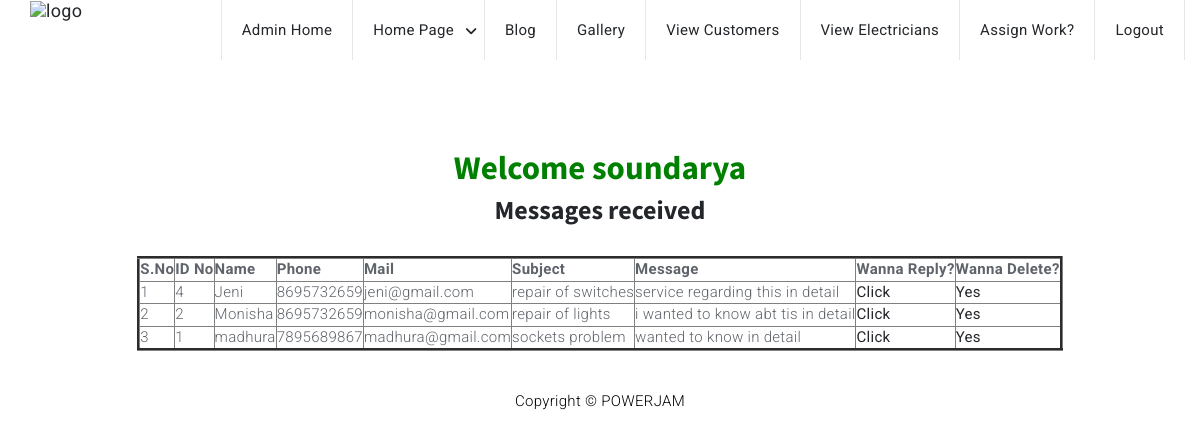
Screenshot of /admin_home.php (signed in) with the database file from the repository.
### tables this page shows
CREATE TABLE `contact` (
  `id` int(5) NOT NULL,
  `name` varchar(50) NOT NULL,
  `phone` varchar(10) NOT NULL,
  `email` varchar(50) NOT NULL,
  `subject` varchar(200) NOT NULL,
  `message` varchar(500) NOT NULL
);

### admin_home.php (the view, shortened to what this page needs)
<?php
	include"database.php";
?>
<!DOCTYPE html>
<html lang="en">
<head>
	<link type="text/css" rel="stylesheet" href="css/bootstrap.min.css" />
	<link type="text/css" rel="stylesheet" href="css/owl.carousel.css" />
	<link type="text/css" rel="stylesheet" href="css/owl.theme.default.css" />
	<link rel="stylesheet" href="css/font-awesome.min.css">
	<link type="text/css" rel="stylesheet" href="css/style.css" />
</head>
<body style="text-align: center;" background="./img/bk.jpg">
	<?php include"admin_menubar.php";
	?>
		<br><br><br><br>
					<center>
					<br><br><br>
										<h2 style="color:green">Welcome <?php echo $_SESSION["ANAME"]; ?></h2>
						<h3 >Messages received</h3><br>
					<table border="3px" cellspacing="10" >
						<tr>
							<th>S.No</th>
							<th>ID No</th>
							<th>Name</th>
							<th>Phone</th>
							<th>Mail</th>
							<th>Subject</th>
							<th>Message</th>
							<th>Wanna Reply?</th>
							<th>Wanna Delete?</th>
						</tr>
						<?php
							$s="select * from contact order by id desc";
							$res=$db->query($s);
							if($res->num_rows>0)
							{
								$i=0;
								while($r=$res->fetch_assoc())
								{
									$i++;
									echo"
										<tr>
											<td>{$i}</td>
											<td>{$r["id"]}</td>
											<td>{$r["name"]}</td>
											<td>{$r["phone"]}</td>
											<td>{$r["email"]}</td>
											<td>{$r["subject"]}</td>
											<td>{$r["message"]}</td>
												<td><a href='mailto:{$r["email"]}'    class='btnr'>Click</a></td>
										<td><a href='message_delete.php?id={$r["id"]}' class='btnr'>Yes</a></td>
										</tr>
									";
								}
							}
							else
							{
								echo "No Record Found";
							}
						?>
					</table>
				</center>
				<?php include"footer.php";?>
	</body>
</html>

### admin_menubar.php (shortened to what this page needs)
<header id="home">
		<nav id="main-navbar">
			<div class="container">
				<div class="navbar-header">
					<div class="navbar-brand">
						<a class="logo" href="admin_home.php"><img src="./img/logo.png" alt="logo"></a>
					</div>
				</div>
				<ul class="navbar-menu nav navbar-nav navbar-right">
					<li><a href="admin_home.php">Admin Home</a></li>
					<li class="has-dropdown"><a href="programmes.php">Home Page</a>
					</li>
					        <li><a href="cms_blog.php">Blog</a></li>
						    <li><a href="cms_gallery.php">Gallery</a></li>
							<li><a href="view_customers.php">View Customers </a></li>
							<li><a href="view_electricians.php">View Electricians </a></li>
							<li><a href="assignwork.php">Assign Work? </a></li>
							<li><a href="logout.php">Logout</a></li>
			</div>
		</nav>

### footer.php (shortened to what this page needs)
<div class="footer" style="margin-top:40px;">
			<footer style="color: black;"><p>Copyright &copy; POWERJAM </p></footer>
</div>

### style.css (style rules this page uses)
body { font-family: 'Roboto', sans-serif; font-size: 15px; font-weight: 300; letter-spacing: 0.3px; color: #5f646b; }
h1, h2, h3, h4, h6 { font-family: 'Source Sans Pro', sans-serif; margin-top: 0px; color: #23262a; font-weight: 700; letter-spacing: 0px; }
h2 { font-size: 33px; }
h3 { font-size: 26px; }
a { color: #23262a; font-weight: 400; -webkit-transition: 0.3s color; transition: 0.3s color; }
ul, ol { margin: 0; padding: 0; list-style: none }
.navbar-brand { height: 60px; padding: 0; }
.navbar-brand .logo { display: inline-block; }
.navbar-brand .logo>img { max-height: 60px; }
#main-navbar { position: fixed; left: 0; right: 0; top: 0; background-color: #FFF; z-index: 910; }
.navbar-menu li a { padding: 20px; border-right: 1px solid #e6e6ea; }
.navbar-menu>li:first-child a { border-left: 1px solid #e6e6ea; }
.navbar-menu li.has-dropdown { position: relative; }
.navbar-menu li.has-dropdown>a { padding: 20px 30px 20px 20px; }
.navbar-menu li.has-dropdown:after { font-family: 'FontAwesome'; content: "\f107"; position: absolute; right: 10px; top: 21px; width: 10px; font-size: 14px; color: #23262a; }
#home { position: relative; height: 100vh; }
.footer { margin-bottom: 30px; }

### rows the page displays
contact: id "4", name "Jeni", phone "8695732659", email "jeni@gmail.com", subject "repair of switches", message "service regarding this in detail"
contact: id "2", name "Monisha", phone "8695732659", email "monisha@gmail.com", subject "repair of lights", message "i wanted to know abt tis in detail"
contact: id "1", name "madhura", phone "7895689867", email "madhura@gmail.com", subject "sockets problem", message "wanted to know in detail"

### other values shown
$_SESSION["ANAME"] "soundarya"
